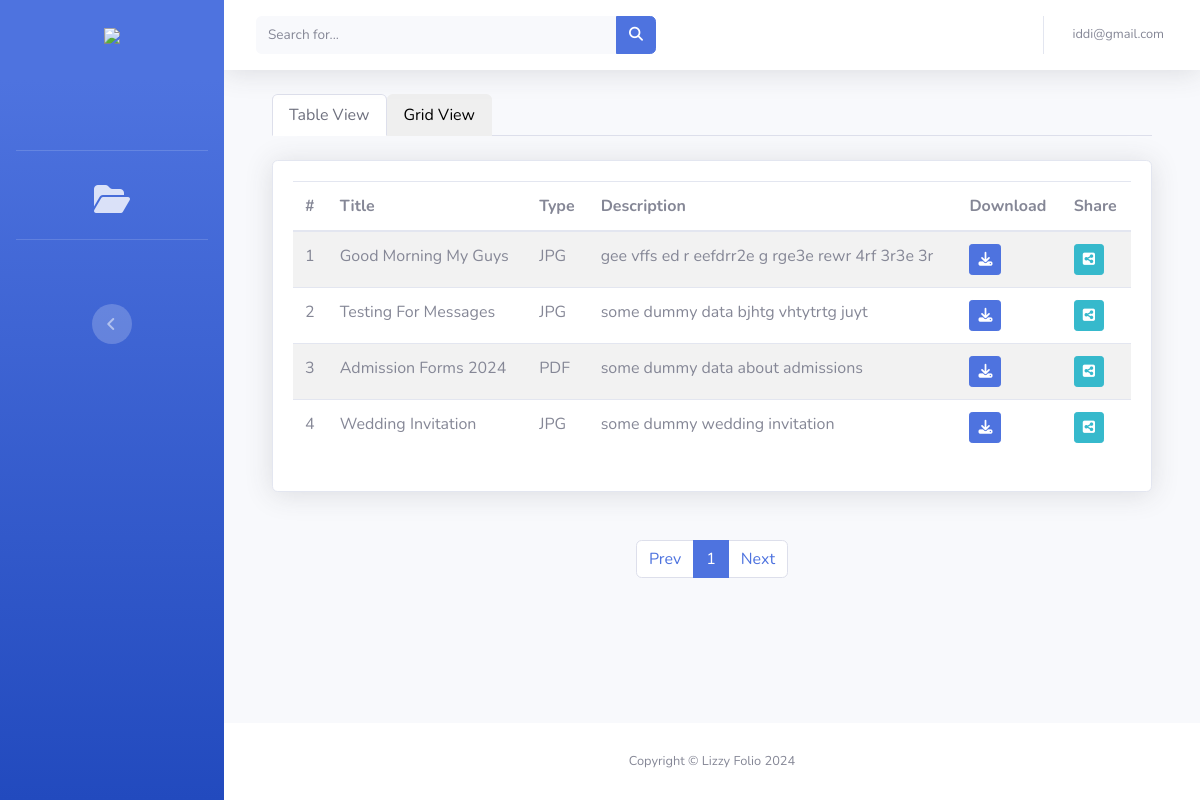
Page / (signed in) on the earlier database version.
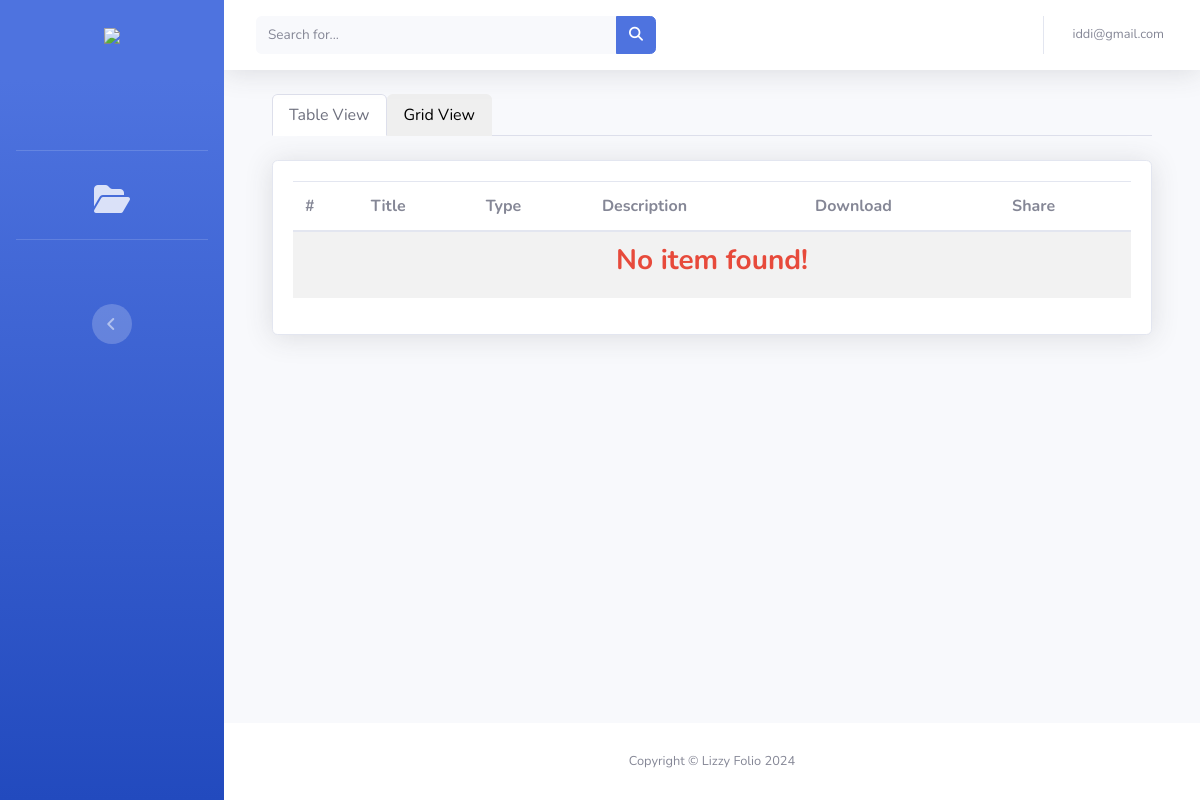
Same page on the later database version.
### adminapp/models.py (models this page shows, shortened)
class FileModel(models.Model):
    title = models.CharField(max_length=255, blank=False, null=False)
    slug = models.SlugField()
    description = models.TextField()
    upload_by = models.ForeignKey(CustomUser, on_delete=models.CASCADE, related_name='admin')
    file = models.FileField(upload_to='files/', null=True, blank=True, validators=[FileExtensionValidator(allowed_extensions=['png', 'pdf', 'jpg', 'jpeg', 'docx'])])
    download_count = models.PositiveIntegerField(default=0)
    email_count = models.PositiveIntegerField(default=0)
    created = models.DateTimeField(auto_now_add=True, auto_now=False)
    updated = models.DateTimeField(auto_now_add=False, auto_now=True)
    class Meta:
        ordering = ['-created']

### core/views.py (the view)
# urls.py: path('', view=views.indexPage, name="home"),
@login_required(login_url="login")
def indexPage(request):
    files = FileModel.objects.all()
    p = Paginator(files, 6)
    page_number = request.GET.get('page')
    try:
        page_obj = p.get_page(page_number)
    except PageNotAnInteger:
        page_obj = p.page(1)
    except EmptyPage:
        page_obj = p.page(p.num_pages)
    title = "Lizzy File Server - Home"
    context = {"title": title, "page_obj": page_obj}
    return render(request=request, template_name='home/index.html', context=context)

### core/templates/home/index.html (shortened to what the changed rows need)
{% extends 'base.html' %}
{% load static %}
{% block content %}
    <div class="">
        <div class="container mt-4">
            <div class="tab-content" id="nav-tabContent">
                <div class="tab-pane fade show active" id="nav-home" role="tabpanel" aria-labelledby="nav-home-tab" tabindex="0">
                    <div class="card shadow mb-4 mt-4">
                        <div class="card-body">
                            <div class="table-responsive">
                                <table class="table table-striped" id="dataTable" width="100%" cellspacing="0">
                                    <thead>
                                        <tr>
                                            <th>#</th>
                                            <th>Title</th>
                                            <th>Type</th>
                                            <th>Description</th>
                                            <th>Download</th>
                                            <th>Share</th>
                                        </tr>
                                    </thead>
                                    <tbody>
                                        {% for file in page_obj %}
                                            <tr>
                                                <td>{{ forloop.counter }}</td>
                                                <td>{{ file.title|title }}</td>
                                                <td>{{ file.file.name|upper|slice:"-3:"}}</td>
                                                <td>{{ file.description }}</td>
                                                <td><a href="{% url 'download_file' file.id %}" class="btn btn-sm btn-primary"><i class="fa fa-download"></i></a></td>
                                                <td><a href="#" data-toggle="modal" data-target="#sendFileModal{{file.id}}" class="btn btn-info btn-sm"><i class="fa fa-share-alt-square"></i></a></td>
                                            </tr>
                                        {% empty %}
                                            <tr>
                                                <td colspan="8" class="m-4">
                                                    <h3 class="text-center text-danger" style="font-weight: bold;">No item found!</h3>
                                                </td>
                                            </tr>
                                        {% endfor %}
                                    </tbody>
                                </table>
                            </div>
                        </div>
                    </div>
                    <div class="col-12 py-3 pt-4">
                        <ul class="pagination justify-content-center">
                            {% if page_obj %}
                                {% if page_obj.has_previous %}
                                    <li class="page-item">
                                        <a href="{% url 'home' %}?page={{page_obj.previous_page_number}}" class="page-link bg-primary text-white">Prev</a>
                                    </li>
                                {% else %}
                                    <li class="page-item">
                                        <span class="page-link disabled">Prev</span>
                                    </li>
                                {% endif %}
                                {% for i in page_obj.paginator.page_range %}
                                    {% if page_obj.number == 1 %}
                                        <li class="page-item active">
                                            <a href="" class="page-link">{{i}}</a>
                                        </li>
                                    {% else %}
                                        <li class="page-item active">
                                            <a href="{% url 'home' %}?page={{ i }}" class="page-link">{{i}}</a>
                                        </li>
                                    {% endif %}
                                {% endfor %}
                                {% if page_obj.has_next %}
                                    <li class="page-item">
                                        <a href="{% url 'home' %}?page={{page_obj.next_page_number}}" class="page-link bg-primary text-white">Next</a>
                                    </li>
                                {% else %}
                                    <li class="page-item">
                                        <span class="page-link disabled">Next</span>
                                    </li>
                                {% endif %}
                            {% endif %}
                        </ul>
                    </div>
                </div>
            </div>
        </div>
    </div>
{% endblock content %}

Differences in the rows shown:
removed FileModel: title "Good Morning My Guys", file.name "JPG", description "gee vffs ed r eefdrr2e g rge3e rewr 4rf 3r3e 3r"
removed FileModel: title "Testing For Messages", file.name "JPG", description "some dummy data bjhtg vhtytrtg juyt"
removed FileModel: title "Admission Forms 2024", file.name "PDF", description "some dummy data about admissions"
removed FileModel: title "Wedding Invitation", file.name "JPG", description "some dummy wedding invitation"
Other differences:
text no longer shown: "Prev Next"
text now shown: "No item found!"
list line gone: "1"
